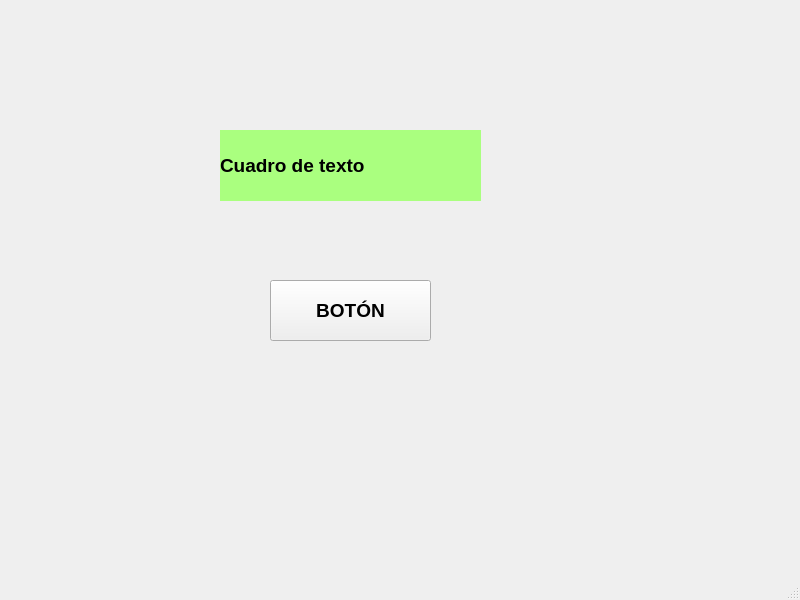
<?xml version="1.0" encoding="UTF-8"?>
<ui version="4.0">
 <class>MainWindow</class>
 <widget class="QMainWindow" name="MainWindow">
  <property name="geometry">
   <rect>
    <x>0</x>
    <y>0</y>
    <width>800</width>
    <height>600</height>
   </rect>
  </property>
  <property name="windowTitle">
   <string>MainWindow</string>
  </property>
  <widget class="QWidget" name="centralwidget">
   <widget class="QPushButton" name="pushButtonOne">
    <property name="geometry">
     <rect>
      <x>270</x>
      <y>280</y>
      <width>161</width>
      <height>61</height>
     </rect>
    </property>
    <property name="font">
     <font>
      <pointsize>14</pointsize>
      <weight>75</weight>
      <bold>true</bold>
     </font>
    </property>
    <property name="text">
     <string>BOTÓN</string>
    </property>
   </widget>
   <widget class="QLabel" name="label">
    <property name="geometry">
     <rect>
      <x>220</x>
      <y>130</y>
      <width>261</width>
      <height>71</height>
     </rect>
    </property>
    <property name="palette">
     <palette>
      <active>
       <colorrole role="Base">
        <brush brushstyle="SolidPattern">
         <color alpha="255">
          <red>51</red>
          <green>51</green>
          <blue>51</blue>
         </color>
        </brush>
       </colorrole>
       <colorrole role="Window">
        <brush brushstyle="SolidPattern">
         <color alpha="255">
          <red>170</red>
          <green>255</green>
          <blue>127</blue>
         </color>
        </brush>
       </colorrole>
      </active>
      <inactive>
       <colorrole role="Base">
        <brush brushstyle="SolidPattern">
         <color alpha="255">
          <red>51</red>
          <green>51</green>
          <blue>51</blue>
         </color>
        </brush>
       </colorrole>
       <colorrole role="Window">
        <brush brushstyle="SolidPattern">
         <color alpha="255">
          <red>170</red>
          <green>255</green>
          <blue>127</blue>
         </color>
        </brush>
       </colorrole>
      </inactive>
      <disabled>
       <colorrole role="Base">
        <brush brushstyle="SolidPattern">
         <color alpha="255">
          <red>170</red>
          <green>255</green>
          <blue>127</blue>
         </color>
        </brush>
       </colorrole>
       <colorrole role="Window">
        <brush brushstyle="SolidPattern">
         <color alpha="255">
          <red>170</red>
          <green>255</green>
          <blue>127</blue>
         </color>
        </brush>
       </colorrole>
      </disabled>
     </palette>
    </property>
    <property name="font">
     <font>
      <pointsize>14</pointsize>
      <weight>75</weight>
      <bold>true</bold>
     </font>
    </property>
    <property name="autoFillBackground">
     <bool>true</bool>
    </property>
    <property name="text">
     <string>Cuadro de texto</string>
    </property>
   </widget>
  </widget>
  <widget class="QMenuBar" name="menubar">
   <property name="geometry">
    <rect>
     <x>0</x>
     <y>0</y>
     <width>800</width>
     <height>21</height>
    </rect>
   </property>
  </widget>
  <widget class="QStatusBar" name="statusbar"/>
 </widget>
 <resources/>
 <connections/>
</ui>
